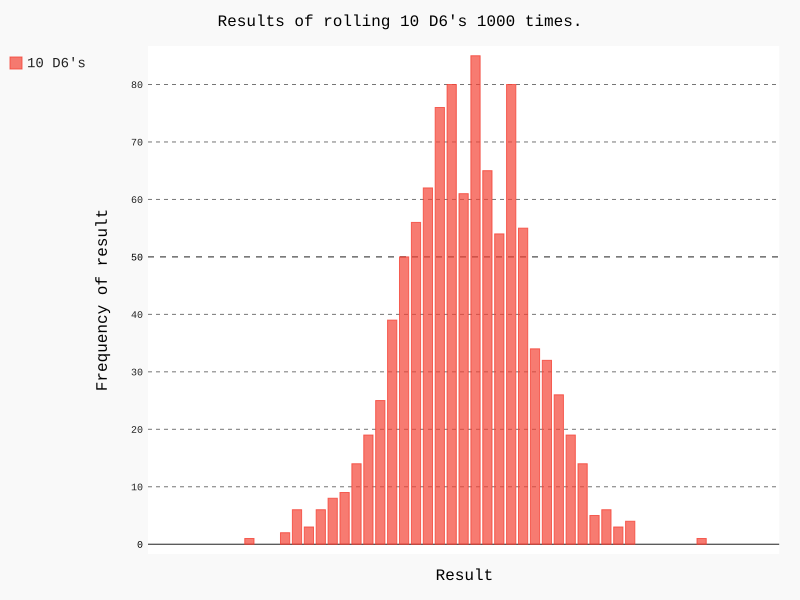

This chart was generated by the following Python code:
# python script to roll different numbers of D6's.

import pygal
from die import Die

inp_n = input("Number of dice? ")
try:
	n = int(inp_n)
except ValueError:
	print("Non-numeric input was given.")

# Create the dice.
dice = [Die() for j in range(n)]

rn_inp = input("Number of rolls? ")
try:
	roll_num = int(rn_inp)
except ValueError:
	print("Non-numeric input was given.")

# Roll the dice.
results = [ sum([d.roll() for d in dice]) for j in range(roll_num)]

# Analyze the results.
min_val = len(dice)
max_val = sum([d.num_sides for d in dice])
val_range = range(min_val, max_val + 1)
frequencies = [results.count(val) for val in val_range]

# Plot the results.
hist = pygal.Bar()
hist.title = "Results of rolling " + inp_n + " D6's " + rn_inp + " times."
hist.x_values = [str(j) for j in val_range]
hist.x_title = "Result"
hist.y_title = "Frequency of result"

hist.add(inp_n + " D6's", frequencies)
hist.render_to_file("n_d6s.svg")
